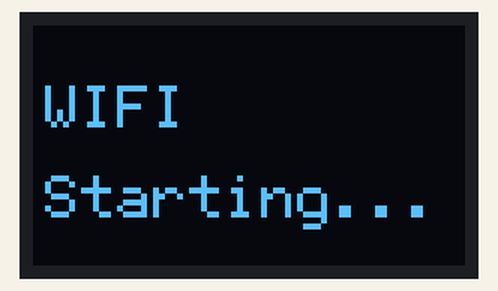
Bench run of a sketch on a simulated ESP32-C3. On the bench: 72×40 one-colour display. A WiFi scan finds three made-up networks; what the sketch prints to the serial monitor is not drawn.

Above: at 0.1 s.
At 0.6 s:
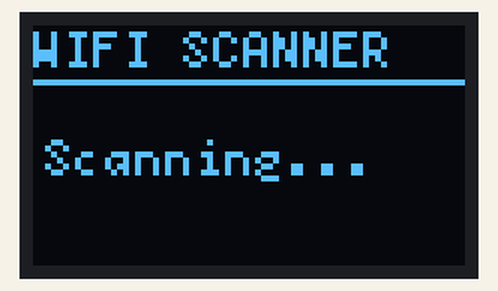
At 2.6 s:
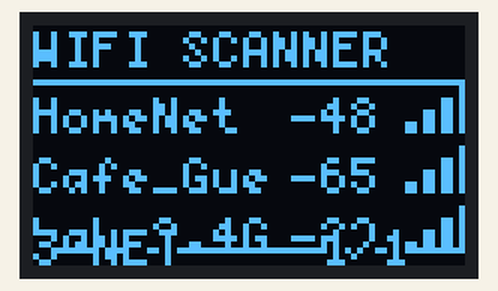

Measured:
- what the display in image 1 shows lasts 2.1 s, from 0.5 s to 2.6 s
- what the display in image 2 shows lasts 8.0 s, from 2.6 s to 10.6 s

The sketch:

wifi_scanner.ino
```cpp
#include <Arduino.h>
#include <WiFi.h>
#include <U8g2lib.h>
#include <Wire.h>

// Hardware Pin Definitions for ESP32-C3 0.42" OLED
#define SDA_PIN 5
#define SCL_PIN 6

#define SCREEN_WIDTH 72
#define SCREEN_HEIGHT 40

// Initialize U8g2 for EastRising 0.42" OLED (72x40 SSD1306 I2C)
U8G2_SSD1306_72X40_ER_F_HW_I2C u8g2(
  U8G2_R0,
  U8X8_PIN_NONE
);

const unsigned long SCAN_INTERVAL = 10000; // Rescan every 10 seconds
const unsigned long PAGE_INTERVAL = 2500;  // Switch page every 2.5 seconds

unsigned long lastScan = 0;
unsigned long lastPage = 0;

int networkCount = 0;
int currentPage = 0;
bool scanning = false;

// Draw signal strength bars
void drawSignal(int x, int y, int rssi) {
  int bars = 0;

  if (rssi >= -50) bars = 4;
  else if (rssi >= -60) bars = 3;
  else if (rssi >= -70) bars = 2;
  else if (rssi >= -85) bars = 1;

  for (int i = 0; i < 4; i++) {
    int h = (i + 1) * 2;

    if (i < bars) {
      u8g2.drawBox(x + i * 3, y - h, 2, h);
    } else {
      u8g2.drawFrame(x + i * 3, y - h, 2, h);
    }
  }
}

// Render Wi-Fi networks on the 72x40 OLED screen
void drawScreen() {
  u8g2.clearBuffer();
  u8g2.setFont(u8g2_font_5x7_tf);

  // Header
  u8g2.drawStr(0, 7, "WIFI SCANNER");
  u8g2.drawHLine(0, 9, SCREEN_WIDTH);

  if (scanning && networkCount == 0) {
    u8g2.drawStr(2, 25, "Scanning...");
    u8g2.sendBuffer();
    return;
  }

  if (networkCount == 0) {
    u8g2.drawStr(2, 25, "No networks");
    u8g2.sendBuffer();
    return;
  }

  const int perPage = 3;
  int pages = (networkCount + perPage - 1) / perPage;

  if (currentPage >= pages) {
    currentPage = 0;
  }

  int start = currentPage * perPage;

  for (int i = 0; i < perPage; i++) {
    int index = start + i;
    if (index >= networkCount) break;

    int y = 18 + i * 10;

    String ssid = WiFi.SSID(index);
    if (ssid.length() == 0) {
      ssid = "<hidden>";
    }

    // Truncate SSID to fit 72x40 layout
    if (ssid.length() > 8) {
      ssid = ssid.substring(0, 8);
    }

    int rssi = WiFi.RSSI(index);

    u8g2.setCursor(0, y);
    u8g2.print(ssid);

    u8g2.setCursor(43, y);
    u8g2.print(rssi);

    drawSignal(62, y, rssi);
  }

  // Footer status bar
  u8g2.drawHLine(0, 37, SCREEN_WIDTH);

  u8g2.setCursor(0, 40);
  u8g2.print(networkCount);
  u8g2.print(" NET");

  u8g2.setCursor(48, 40);
  u8g2.print(currentPage + 1);
  u8g2.print("/");
  u8g2.print(pages);

  u8g2.sendBuffer();
}

// Start asynchronous Wi-Fi scan
void startScan() {
  Serial.println("Starting WiFi scan...");
  WiFi.scanDelete();

  networkCount = 0;
  currentPage = 0;
  scanning = true;

  drawScreen();

  WiFi.scanNetworks(true, false); // Async scan
  lastScan = millis();
}

// Check completion status of async scan
void checkScan() {
  if (!scanning) return;

  int result = WiFi.scanComplete();

  if (result == WIFI_SCAN_RUNNING) {
    return;
  }

  scanning = false;

  if (result >= 0) {
    networkCount = result;
    Serial.printf("Found %d networks\n", networkCount);

    for (int i = 0; i < networkCount; i++) {
      Serial.printf("%s | %d dBm | CH %d\n", WiFi.SSID(i).c_str(), WiFi.RSSI(i), WiFi.channel(i));
    }
  } else {
    Serial.printf("Scan error: %d\n", result);
    networkCount = 0;
  }

  drawScreen();
}

void setup() {
  Serial.begin(115200);

  Wire.begin(SDA_PIN, SCL_PIN);
  u8g2.begin();

  u8g2.clearBuffer();
  u8g2.setFont(u8g2_font_6x12_tf);
  u8g2.drawStr(2, 17, "WIFI");
  u8g2.drawStr(2, 32, "Starting...");
  u8g2.sendBuffer();

  WiFi.mode(WIFI_STA);
  WiFi.disconnect();
  delay(500);

  startScan();
}

void loop() {
  checkScan();

  // Rotate pages automatically
  if (!scanning && millis() - lastPage >= PAGE_INTERVAL) {
    lastPage = millis();

    int pages = (networkCount + 2) / 3;
    if (pages > 1) {
      currentPage = (currentPage + 1) % pages;
      drawScreen();
    }
  }

  // Periodic rescan
  if (!scanning && millis() - lastScan >= SCAN_INTERVAL) {
    startScan();
  }

  delay(20);
}
```
